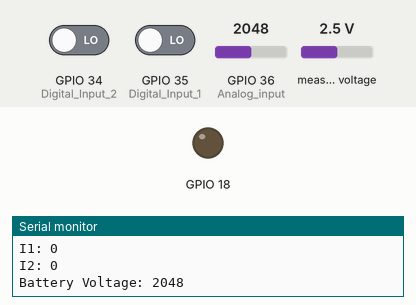
Recording of a sketch running on a simulated ESP32. Parts: output pins drawn as LEDs (lit = HIGH), the last lines printed to the serial monitor. The test bench sets the inputs (shaded band); at power-on: GPIO 34 (Digital_Input_2) LOW, GPIO 35 (Digital_Input_1) LOW, GPIO 36 (Analog_input) = 2048, measured voltage 2.5 V.

Above: at 0.1 s.
At 1.0 s:
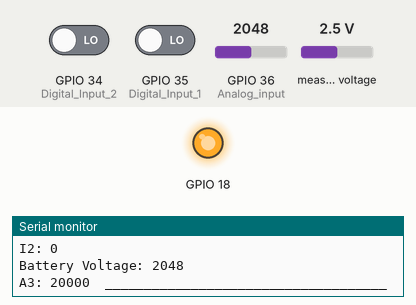
Timing chart, 0 to 2.5 s (numbered marks = the images above):
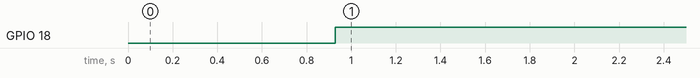

Measured:
- by itself, GPIO 18: LOW → HIGH at 0.93 s

The sketch:

EC-M11-BC-C2.ino
```cpp
 #include <Adafruit_ADS1015.h>

Adafruit_ADS1115 ads1(0x49);
String adcString[8];

void setup() {
  // put your setup code here, to run once:
  Serial.begin(115200);
  Wire.begin(16,17);

  Serial.println("The device is powered up");

  pinMode(35, INPUT);    // Digital Input 1
  pinMode(34, INPUT);    // Digital Input 2

  pinMode(21, INPUT);    // ADS1115 Interrupt

  pinMode(36, INPUT);    // Analog input

  pinMode(18, OUTPUT);    // 12V boosted output enable
  //pinMode(32, OUTPUT);    // SIM7000 Power - only on LTE version

  ads1.begin();
  ads1.setGain(GAIN_ONE);

  Serial.println("Initialized analog inputs");

}

void loop() {
  // put your main code here, to run repeatedly:
  Serial.print("I1: ");Serial.println(digitalRead(35));
  Serial.print("I2: ");Serial.println(digitalRead(34));
  Serial.print("Battery Voltage: ");Serial.println(readBattery());
  delay(100);
  printanalog();
  delay(800);
  digitalWrite(18,HIGH);
  delay(800);
}

int readBattery(){
  unsigned int analog_value;
  analog_value = analogRead(36);
  return analog_value;
}

void printanalog(){
  adcString[2] = String(ads1.readADC_SingleEnded(3));
  adcString[2] = String(ads1.readADC_SingleEnded(3));
  delay(10);
  Serial.print("A3: ");Serial.print(adcString[2]);Serial.print("  ");


  Serial.println("____________________________________");
}
```
